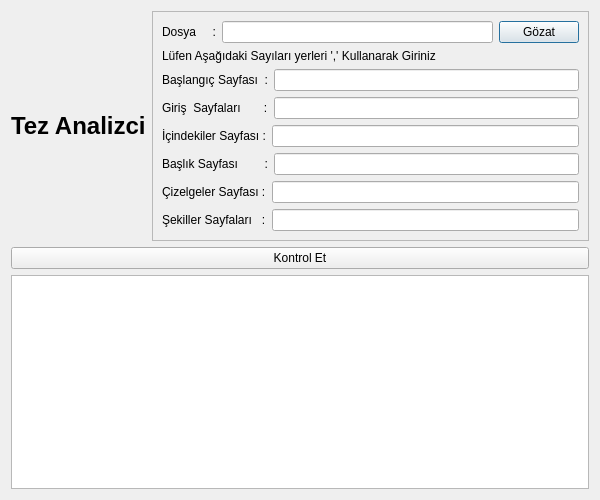
<?xml version="1.0" encoding="UTF-8"?>
<ui version="4.0">
 <class>MainWindows</class>
 <widget class="QDialog" name="MainWindows">
  <property name="geometry">
   <rect>
    <x>0</x>
    <y>0</y>
    <width>600</width>
    <height>500</height>
   </rect>
  </property>
  <property name="minimumSize">
   <size>
    <width>600</width>
    <height>300</height>
   </size>
  </property>
  <property name="maximumSize">
   <size>
    <width>600</width>
    <height>500</height>
   </size>
  </property>
  <property name="windowTitle">
   <string>Dialog</string>
  </property>
  <layout class="QVBoxLayout" name="verticalLayout_2">
   <item>
    <layout class="QHBoxLayout" name="horizontalLayout_5">
     <item>
      <widget class="QLabel" name="label">
       <property name="text">
        <string>&lt;html&gt;&lt;head/&gt;&lt;body&gt;&lt;p&gt;&lt;span style=&quot; font-size:18pt; font-weight:600;&quot;&gt;Tez Analizci&lt;/span&gt;&lt;/p&gt;&lt;/body&gt;&lt;/html&gt;</string>
       </property>
      </widget>
     </item>
     <item>
      <widget class="QFrame" name="frame">
       <property name="frameShape">
        <enum>QFrame::StyledPanel</enum>
       </property>
       <property name="frameShadow">
        <enum>QFrame::Raised</enum>
       </property>
       <layout class="QVBoxLayout" name="verticalLayout">
        <item>
         <layout class="QHBoxLayout" name="horizontalLayout">
          <item>
           <widget class="QLabel" name="label_2">
            <property name="text">
             <string>Dosya     :</string>
            </property>
           </widget>
          </item>
          <item>
           <widget class="QLineEdit" name="txt_dosya_yolu"/>
          </item>
          <item>
           <widget class="QPushButton" name="dosya_sec">
            <property name="text">
             <string>Gözat</string>
            </property>
           </widget>
          </item>
         </layout>
        </item>
        <item>
         <widget class="QLabel" name="label_6">
          <property name="text">
           <string>Lüfen Aşağıdaki Sayıları yerleri ',' Kullanarak Giriniz</string>
          </property>
         </widget>
        </item>
        <item>
         <layout class="QHBoxLayout" name="horizontalLayout_2">
          <item>
           <widget class="QLabel" name="label_5">
            <property name="text">
             <string>Başlangıç Sayfası  :</string>
            </property>
           </widget>
          </item>
          <item>
           <widget class="QLineEdit" name="txt_baslangic_sayfasi"/>
          </item>
         </layout>
        </item>
        <item>
         <layout class="QHBoxLayout" name="horizontalLayout_3">
          <item>
           <widget class="QLabel" name="label_3">
            <property name="text">
             <string>Giriş  Sayfaları       :</string>
            </property>
           </widget>
          </item>
          <item>
           <widget class="QLineEdit" name="txt_giris_sayfalari"/>
          </item>
         </layout>
        </item>
        <item>
         <layout class="QHBoxLayout" name="horizontalLayout_4">
          <item>
           <widget class="QLabel" name="label_4">
            <property name="text">
             <string>İçindekiler Sayfası :</string>
            </property>
           </widget>
          </item>
          <item>
           <widget class="QLineEdit" name="txt_icindekiler_sayfasi"/>
          </item>
         </layout>
        </item>
        <item>
         <layout class="QHBoxLayout" name="horizontalLayout_6">
          <item>
           <widget class="QLabel" name="label_7">
            <property name="text">
             <string>Başlık Sayfası        :</string>
            </property>
           </widget>
          </item>
          <item>
           <widget class="QLineEdit" name="txt_baslik_sayfasi"/>
          </item>
         </layout>
        </item>
        <item>
         <layout class="QHBoxLayout" name="horizontalLayout_7">
          <item>
           <widget class="QLabel" name="label_8">
            <property name="text">
             <string>Çizelgeler Sayfası :</string>
            </property>
           </widget>
          </item>
          <item>
           <widget class="QLineEdit" name="txt_cizelge_sayfalari"/>
          </item>
         </layout>
        </item>
        <item>
         <layout class="QHBoxLayout" name="horizontalLayout_8">
          <item>
           <widget class="QLabel" name="label_9">
            <property name="text">
             <string>Şekiller Sayfaları   :</string>
            </property>
           </widget>
          </item>
          <item>
           <widget class="QLineEdit" name="txt_sekiller_sayfalari"/>
          </item>
         </layout>
        </item>
       </layout>
      </widget>
     </item>
    </layout>
   </item>
   <item>
    <widget class="QPushButton" name="btn_kontrol">
     <property name="text">
      <string>Kontrol Et</string>
     </property>
    </widget>
   </item>
   <item>
    <widget class="QListWidget" name="listWidget"/>
   </item>
  </layout>
 </widget>
 <resources/>
 <connections/>
 <slots>
  <slot>browseSlot()</slot>
  <slot>writeDocSlot()</slot>
 </slots>
</ui>
